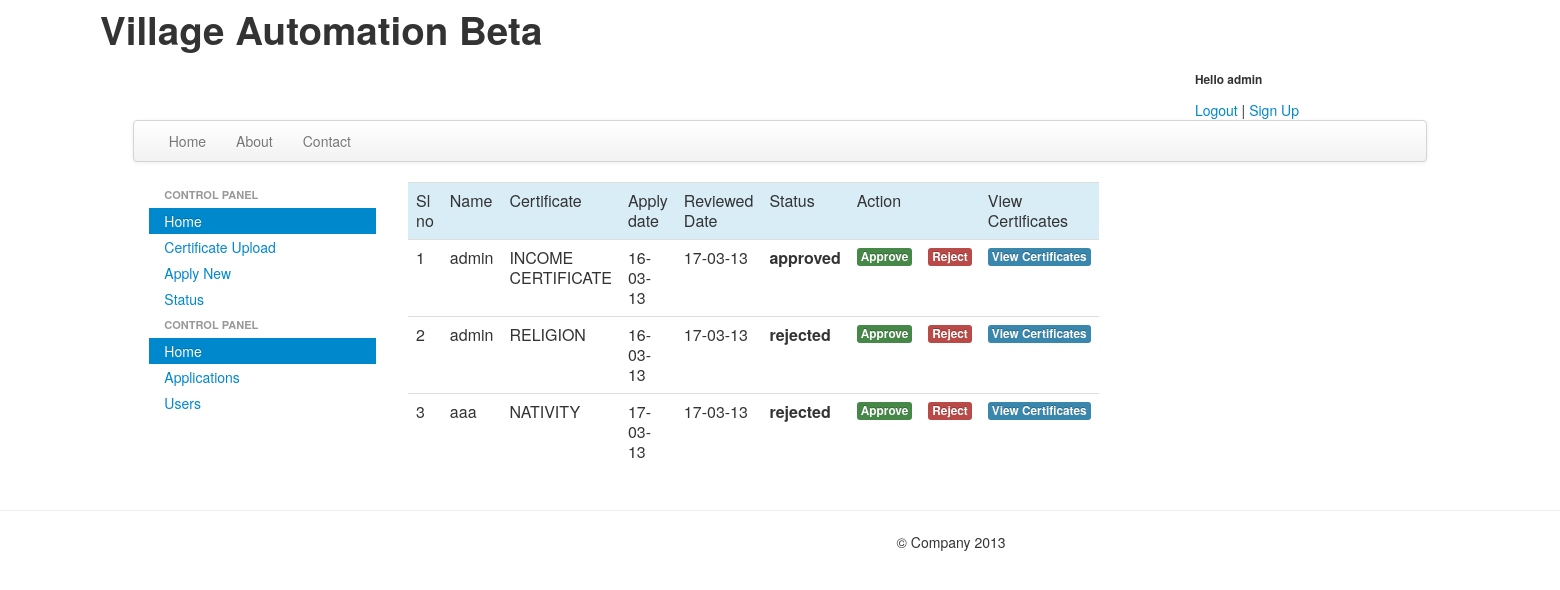
The app's page /applications.php (signed in) with its own data.
### tables this page shows
CREATE TABLE IF NOT EXISTS `request` (
  `username` varchar(20) NOT NULL,
  `certificate` varchar(75) NOT NULL,
  `applydate` varchar(20) NOT NULL,
  `reviewdate` varchar(20) NOT NULL,
  `status` varchar(30) NOT NULL
);

### applications.php (the view, shortened to what this page needs)
<?php
include'menu.php';
$i=1;
$sql="select * from request";
$res=mysql_query($sql);
?>
<div class="container-fluid">
<div class="row-fluid">
<?php include'sidemenu.php'; ?>
<div class="span8">
<?php if(isset($_SESSION['user'])) { ?>
   <div class="span6">
<table width="100%" border="0" class="table">
  <tr class="info">
    <td>Sl no</td>
    <td>Name</td>
    <td>Certificate </td>
    <td>Apply date</td>
    <td>Reviewed Date</td>
     <td>Status</td>
     <td>Action</td><td></td>
     <td>View Certificates</td>
  </tr>
  <?php while ($row = mysql_fetch_assoc($res)) { ?>
  <tr>
    <td> <?php echo "$i"; ?></td>
    <td><?php echo $row["username"];?></td>
    <td><?php echo $row["certificate"];?></td>
    <td><?php echo $row["applydate"];?></td>
    <td><?php echo $row["reviewdate"];?></td>
    <td><b><?php echo $row["status"];?></b></td>
    <td>
    <a href="<?php echo $_SERVER['PHP_SELF']; ?>?u=<?php echo $row["username"];?>&ad=<?php echo $row["applydate"];?>&cer=<?php echo $row["certificate"];?>&s=s"><span class="label label-success">Approve</span></a>
    </td>
    <td><a href="<?php echo $_SERVER['PHP_SELF']; ?>?u=<?php echo $row["username"];?>&ad=<?php echo $row["applydate"];?>&cer=<?php echo $row["certificate"];?>&s=r" ><span class="label label-important">Reject</span></a></td>
    <td><a href="http://localhost/village/view.php?u=<?php echo $row["username"];?>" ><span class="label label-info">View Certificates</span></a></td>
  </tr>
 <?php
 $i=$i+1;
  } ?>
</table>
</div>
    <?php } ?>
</div>
</div>
</div>
<?php include'bottom.php'; ?>

### menu.php (shortened to what this page needs)
<!DOCTYPE>
<html>
<head>
<link href="css/bootstrap.min.css" rel="stylesheet" media="screen">
</head>
<body>
<h1 class="offset1">Village Automation Beta</h1>
<div class="row-fluid"> <div class="span12 offset9"><h6> Hello <?php if(isset($_SESSION['user'])){ echo $_SESSION['user'] ;} else {echo'Guest !';} ?> </h6>
<?php if(!isset($_SESSION['user']))
 {
  echo"<a href='/village/login.php'>Login</a>";
  } else
   {
    echo"<a href='/village/logout.php'>Logout</a>";
	} ?>
| <a href="/village/signup.php">Sign Up</a></div></div>
<div class="row-fluid">
<div class="navbar offset1 span10">
<div class="navbar-inner">
<ul class="nav">
<li><a href="/village/home.php"> Home</a></li>
<li><a href="/village/about.php">About</a></li>
<li><a href="/village/contact.php">Contact</a></li>
</ul>
</div>
</div>
</div>

### sidemenu.php (shortened to what this page needs)
<?php
if(isset($_SESSION['user']))
{
?>
<div class="span2 offset1">
<ul class="nav nav-list">
<li class="nav-header">Control Panel</li>
<li class="active"><a href="#">Home</a></li>
<li><a href="upload.php">Certificate Upload</a></li>
<li><a href="apply.php">Apply New</a></li>
<li><a href="status.php">Status</a></li>
</ul>
<ul class="nav nav-list">
<li class="nav-header">Control Panel</li>
<li class="active"><a href="#">Home</a></li>
<li><a href="applications.php">Applications</a></li>
<li><a href="users.php">Users</a></li>
<li><a href="#"></a></li>
</ul>
</div>
<?php }
else
{
?>
<div class="span1 offset1">Not Loogged in
</div>
<?php
}
?>

### bottom.php (shortened to what this page needs)
      <hr>
<div class="row-fluid span10 offset1">
      <div class="footer offset6">
        <p>&copy; Company 2013</p>
      </div>
    </div>
</body>
</html>

### records on screen
request: username "admin", certificate "INCOME CERTIFICATE", applydate "16-03-13", reviewdate "17-03-13", status "approved"
request: username "admin", certificate "RELIGION", applydate "16-03-13", reviewdate "17-03-13", status "rejected"
request: username "aaa", certificate "NATIVITY", applydate "17-03-13", reviewdate "17-03-13", status "rejected"

### other values on screen
$_SESSION['user'] "admin"
